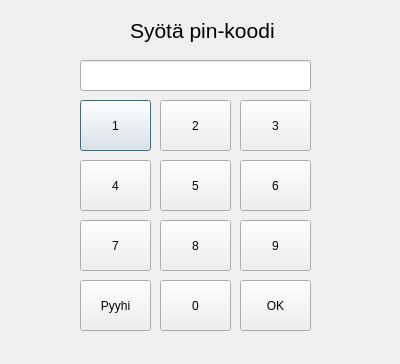
<?xml version="1.0" encoding="UTF-8"?>
<ui version="4.0">
 <class>Login</class>
 <widget class="QDialog" name="Login">
  <property name="geometry">
   <rect>
    <x>0</x>
    <y>0</y>
    <width>400</width>
    <height>364</height>
   </rect>
  </property>
  <property name="windowTitle">
   <string>Dialog</string>
  </property>
  <widget class="QLabel" name="label">
   <property name="geometry">
    <rect>
     <x>130</x>
     <y>10</y>
     <width>261</width>
     <height>41</height>
    </rect>
   </property>
   <property name="font">
    <font>
     <pointsize>16</pointsize>
    </font>
   </property>
   <property name="text">
    <string>Syötä pin-koodi</string>
   </property>
  </widget>
  <widget class="QLineEdit" name="textpinCode">
   <property name="geometry">
    <rect>
     <x>80</x>
     <y>60</y>
     <width>231</width>
     <height>31</height>
    </rect>
   </property>
  </widget>
  <widget class="QPushButton" name="pushButton">
   <property name="geometry">
    <rect>
     <x>80</x>
     <y>100</y>
     <width>71</width>
     <height>51</height>
    </rect>
   </property>
   <property name="text">
    <string>1</string>
   </property>
  </widget>
  <widget class="QPushButton" name="pushButton_2">
   <property name="geometry">
    <rect>
     <x>160</x>
     <y>100</y>
     <width>71</width>
     <height>51</height>
    </rect>
   </property>
   <property name="text">
    <string>2</string>
   </property>
  </widget>
  <widget class="QPushButton" name="pushButton_3">
   <property name="geometry">
    <rect>
     <x>240</x>
     <y>100</y>
     <width>71</width>
     <height>51</height>
    </rect>
   </property>
   <property name="text">
    <string>3</string>
   </property>
  </widget>
  <widget class="QPushButton" name="pushButton_4">
   <property name="geometry">
    <rect>
     <x>80</x>
     <y>160</y>
     <width>71</width>
     <height>51</height>
    </rect>
   </property>
   <property name="text">
    <string>4</string>
   </property>
  </widget>
  <widget class="QPushButton" name="pushButton_5">
   <property name="geometry">
    <rect>
     <x>160</x>
     <y>160</y>
     <width>71</width>
     <height>51</height>
    </rect>
   </property>
   <property name="text">
    <string>5</string>
   </property>
  </widget>
  <widget class="QPushButton" name="pushButton_6">
   <property name="geometry">
    <rect>
     <x>240</x>
     <y>160</y>
     <width>71</width>
     <height>51</height>
    </rect>
   </property>
   <property name="text">
    <string>6</string>
   </property>
  </widget>
  <widget class="QPushButton" name="pushButton_7">
   <property name="geometry">
    <rect>
     <x>80</x>
     <y>220</y>
     <width>71</width>
     <height>51</height>
    </rect>
   </property>
   <property name="text">
    <string>7</string>
   </property>
  </widget>
  <widget class="QPushButton" name="pushButton_8">
   <property name="geometry">
    <rect>
     <x>160</x>
     <y>220</y>
     <width>71</width>
     <height>51</height>
    </rect>
   </property>
   <property name="text">
    <string>8</string>
   </property>
  </widget>
  <widget class="QPushButton" name="pushButton_9">
   <property name="geometry">
    <rect>
     <x>240</x>
     <y>220</y>
     <width>71</width>
     <height>51</height>
    </rect>
   </property>
   <property name="text">
    <string>9</string>
   </property>
  </widget>
  <widget class="QPushButton" name="pushButton_10">
   <property name="geometry">
    <rect>
     <x>160</x>
     <y>280</y>
     <width>71</width>
     <height>51</height>
    </rect>
   </property>
   <property name="text">
    <string>0</string>
   </property>
  </widget>
  <widget class="QPushButton" name="pushButton_11">
   <property name="geometry">
    <rect>
     <x>80</x>
     <y>280</y>
     <width>71</width>
     <height>51</height>
    </rect>
   </property>
   <property name="text">
    <string>Pyyhi</string>
   </property>
  </widget>
  <widget class="QPushButton" name="btnLoginOK">
   <property name="geometry">
    <rect>
     <x>240</x>
     <y>280</y>
     <width>71</width>
     <height>51</height>
    </rect>
   </property>
   <property name="text">
    <string>OK</string>
   </property>
  </widget>
 </widget>
 <resources/>
 <connections/>
</ui>
